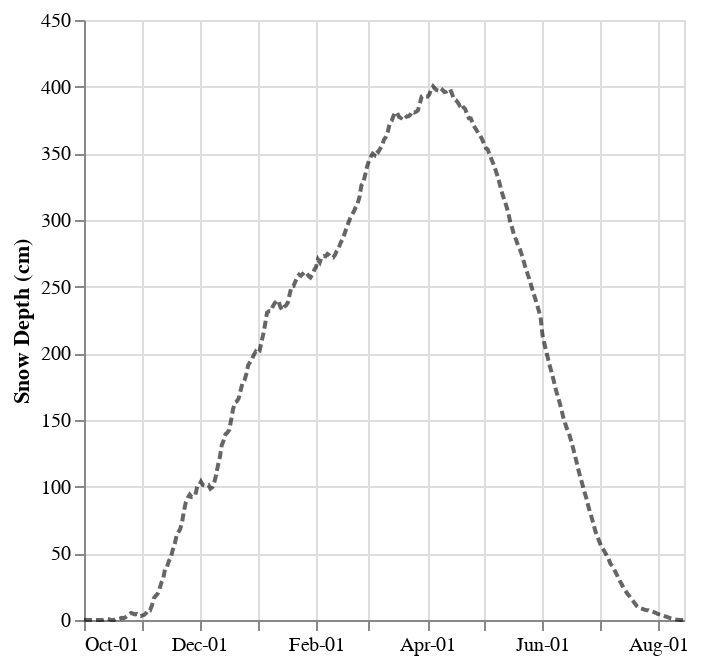

The code cell stored with this chart in its notebook:
### Code cell
wmean2 = alt.Chart(orchid_stats).mark_line(color= "black", opacity=0.6, strokeDash=[4, 2]).encode(
    alt.X('wtr_day_year:T', title=None,
          axis=alt.Axis(format='%b-%d', tickCount=12, labelOverlap='parity'), scale=alt.Scale(domain=['2022-10-01','2023-08-15'])),
    alt.Y('mean:Q', title='Snow Depth (cm)'),
    tooltip=[alt.Tooltip('monthdate(date):T', title="Date"), alt.Tooltip('mean:Q', title="Mean Depth") , alt.Tooltip('wtr_day_year', title="Day of Water Year")]
)

wmean2

### Figure 1 — Vega-Lite specification as saved in the notebook (floating-point values rounded to 4 significant figures; data arrays with more than 128 entries replaced by an {"elided": "..."} marker saying what was removed)
{"config": {"view": {"continuousWidth": 300, "continuousHeight": 300}}, "data": {"name": "data-b38817828fdee466fa7556ed358305e5"}, "mark": {"type": "line", "color": "black", "opacity": 0.6, "strokeDash": [4, 2]}, "encoding": {"tooltip": [{"field": "date", "timeUnit": "monthdate", "title": "Date", "type": "temporal"}, {"field": "mean", "title": "Mean Depth", "type": "quantitative"}, {"field": "wtr_day_year", "title": "Day of Water Year", "type": "temporal"}], "x": {"axis": {"format": "%b-%d", "labelOverlap": "parity", "tickCount": 12}, "field": "wtr_day_year", "scale": {"domain": ["2022-10-01", "2023-08-15"]}, "title": null, "type": "temporal"}, "y": {"field": "mean", "title": "Snow Depth (cm)", "type": "quantitative"}}, "$schema": "https://vega.github.io/schema/vega-lite/v5.8.0.json", "datasets": {"data-b38817828fdee466fa7556ed358305e5": {"elided": "319 records"}}}
